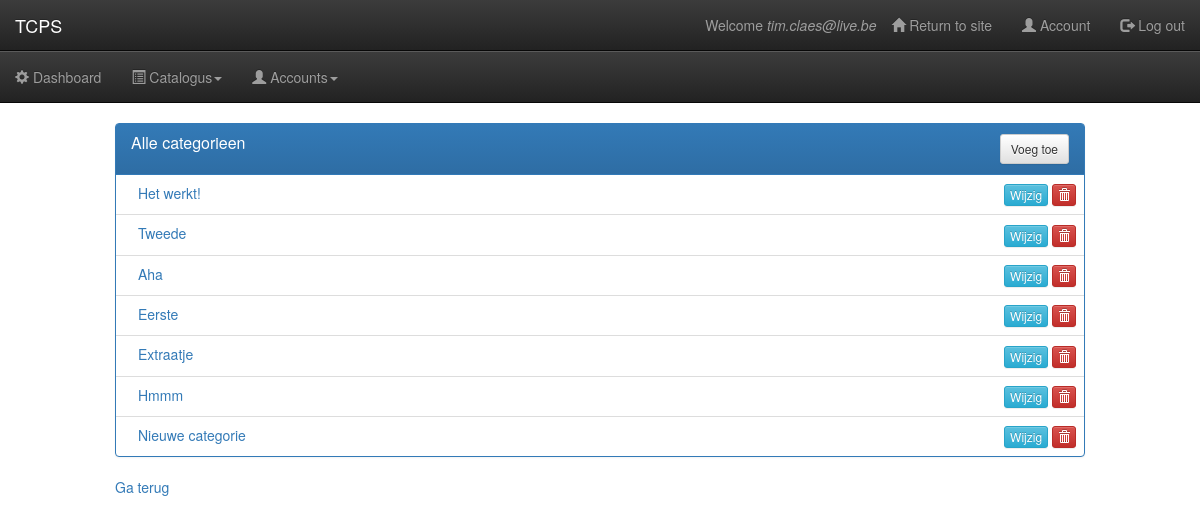
Screenshot of /products/dashboard/categorie/list/ (signed in) with the database file from the repository.
### catalogue/models.py (models this page shows)
class MetaOptionsMixin(object):
 	def get_verbose_name(self):
 		return self._meta.verbose_name
  	def get_verbose_name_plural(self):
 		return self._meta.verbose_name_plural
	def get_class_name(self):
		return self._meta.object_name

class Category(MetaOptionsMixin, models.Model):
	name = models.CharField(_('Naam'), max_length=255, unique=True)
	image = models.ImageField(_('Afbeelding'), upload_to='categories', blank=True, null=True, max_length=255)
	slug = models.SlugField(_('Slug'), unique=True, max_length=255)
	class Meta:
		app_label = 'catalogue'
		ordering = ['name']
		verbose_name = _('categorie')
		verbose_name_plural = _('categorieen')
	def __unicode__(self):
		return self.name
	def __str__(self):
		return self.name
	def get_absolute_url(self):
		return '/dashboard/'

### catalogue/views.py (the view)
class CategoryListView(ListView):
	print 'category list view'
	model = Category
	context_object_name = 'item_list'
	template_name = 'category_list.html'
	def get_queryset(self):
		print 'test'
		return Category.objects.all()
	def get_context_data(self, **kwargs):
		ctx = super(CategoryListView, self).get_context_data(**kwargs)
		ctx['modelname'] = 'categorie'
		return ctx

### catalogue/templates/category_list.html (shortened to what this page needs)
{% extends 'dashboard_layout.html' %}
{% load staticfiles crispy_forms_tags %}
{% block content %}
<div class="container-fluid">
	<div class="row">
		<div class="col-md-10 col-md-offset-1">
			<div class="panel panel-primary">
				<div class="panel-heading clearfix">
					<h5 class="panel-title pull-left">Alle {{ item_list.0.get_verbose_name_plural }}</h5>
					<div class="pull-right">
                        <a href="/products/dashboard/{{ modelname | lower }}/new/" class="btn btn-default btn-sm">Voeg toe</a>
                	</div>
				</div>
                <table class="table table-hover">
                    <tbody>
                    	{% for item in item_list %}
                        <tr>
                            <td>
                                &emsp;<a href="#">{{ item.name | capfirst }}</a>
                            </td>
                            <td class="text-right text-nowrap">
                            	<a class="btn btn-info btn-xs" href="/products/dashboard/{{ modelname }}/update/{{ item.slug }}" role="button">Wijzig</a>
                            	<a id="item-{{ item.slug }}" class="btn btn-danger btn-xs modalDelete" data-toggle="modal" role="button" data-target="#myModaal">
                            		<span class="glyphicon glyphicon-trash"></span>
                        		</a>
                            </td>
                        </tr>
                        {% empty %}
                        	<tr>
                        		<td>
                        			Deze lijst is leeg, gelieve items toe te voegen
                        		</td>
                        	</tr>
                    	{% endfor %}
                    </tbody>
                </table>
			</div>
		</div>
	</div>
	<div class="row">
		<div class="col-md-10 col-md-offset-1">
			<a href="{{request.META.HTTP_REFERER}}">Ga terug</a>
		</div>
	</div>
</div>
{% endblock content %}

### catalogue/templates/dashboard_layout.html (shortened to what this page needs)
{% extends 'base.html' %}
{% load staticfiles i18n widget_tweaks %}
{% block extra_css %}
    <link rel="stylesheet" href="{% static 'css/dashboardstyle.css' %}">
{% endblock extra_css %}
{% block navbar %}
    <nav class="navbar navbar-static-top navbar-inverse navbar-accounts">
        <div class="container-fluid">
            <div class="navbar-header">
                <span class="navbar-brand">TCPS</span>
            </div>
            <div class="collapse navbar-collapse nav-accounts">
                <ul class="nav navbar-nav navbar-right">
                    <li id="welcome"><span>{% trans "Welcome" %} <em>{{ user.get_full_name|default:request.user.email }}</em></span></li>
                    <li><a href="{{ homepage_url }}"><i class="glyphicon glyphicon-home"></i> {% trans "Return to site" %}</a></li>
                    <li><a href="url 'customer:summary' "><i class="glyphicon glyphicon-user"></i> {% trans "Account" %}</a></li>
                    <li><a href=" url 'customer:logout' %}"><i class="glyphicon glyphicon-log-out"></i> {% trans "Log out" %}</a></li>
                </ul>
            </div>
        </div>
    </nav>
    <nav class="navbar navbar-static-top navbar-inverse main-navigation">
        <div class="collapse navbar-collapse nav-primary">
            <ul class="nav navbar-nav">
                <li>
                    <a href="/dashboard/">
                        <span class="glyphicon glyphicon-cog" aria-hidden="true"></span> Dashboard
                    </a>
                </li>
                <li class="dropdown">
                    <a href="#" class="dropdown-toggle" data-toggle="dropdown" role-"button" aria-expanded="false">
                        <span class="glyphicon glyphicon-list-alt " aria-hidden="true"></span> Catalogus<b class="caret"></b>
                    </a>
                </li>
                <li class="dropdown">
                    <a href="#" class="dropdown-toggle" data-toggle="dropdown" role-"button" aria-expanded="false">
                        <span class="glyphicon glyphicon-user" aria-hidden="true"></span> Accounts<b class="caret"></b>
                    </a>
                </li>
            </ul>
        </div>
    </nav>
{% endblock navbar %}

### catalogue/static/css/dashboardstyle.css (style rules this page uses)
.navbar-accounts { margin-bottom: 0px; }
.main-navigation { border-top: 1px solid #5B5B5B; }
#welcome { height: 50px; padding-top: 15px; color: #9d9d9d; }

### rows the page displays
Category: item_list "categorieen", name "Het werkt!"
Category: name "Tweede"
Category: name "Aha"
Category: name "Eerste"
Category: name "Extraatje"
Category: name "Hmmm"
Category: name "Nieuwe categorie"

### other values shown
{{ user.get_full_name|default:request.user.email }} "tim.claes@live.be"
